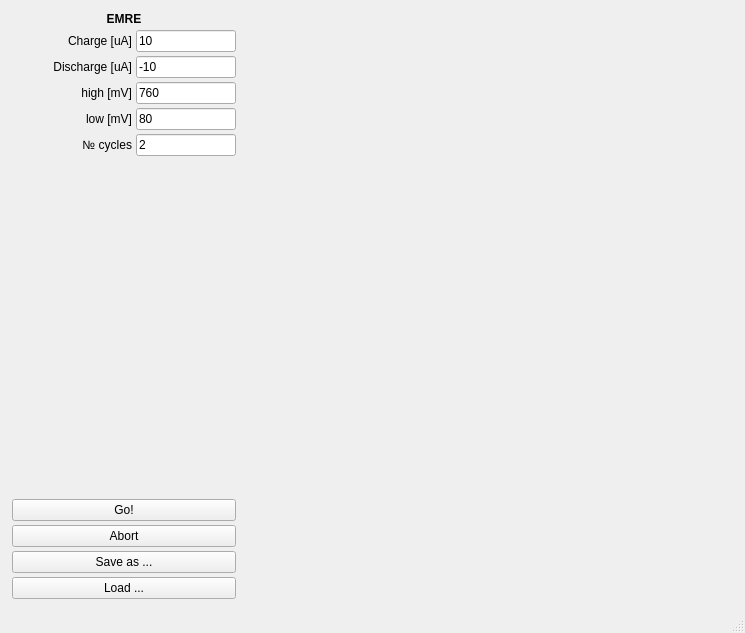
<?xml version="1.0" encoding="UTF-8"?>
<ui version="4.0">
 <class>MainWindow</class>
 <widget class="QMainWindow" name="MainWindow">
  <property name="geometry">
   <rect>
    <x>0</x>
    <y>0</y>
    <width>745</width>
    <height>633</height>
   </rect>
  </property>
  <property name="windowTitle">
   <string>CHG Utility</string>
  </property>
  <widget class="QWidget" name="centralwidget">
   <layout class="QGridLayout" name="gridLayout" rowstretch="0">
    <property name="leftMargin">
     <number>12</number>
    </property>
    <property name="topMargin">
     <number>12</number>
    </property>
    <property name="rightMargin">
     <number>12</number>
    </property>
    <property name="bottomMargin">
     <number>12</number>
    </property>
    <property name="spacing">
     <number>12</number>
    </property>
    <item row="0" column="0">
     <layout class="QHBoxLayout" name="horizontalLayout_2">
      <property name="sizeConstraint">
       <enum>QLayout::SetNoConstraint</enum>
      </property>
      <item>
       <layout class="QVBoxLayout" name="verticalLayout">
        <property name="spacing">
         <number>4</number>
        </property>
        <item>
         <widget class="QLabel" name="info_label">
          <property name="maximumSize">
           <size>
            <width>300</width>
            <height>16777215</height>
           </size>
          </property>
          <property name="font">
           <font>
            <weight>75</weight>
            <bold>true</bold>
           </font>
          </property>
          <property name="frameShape">
           <enum>QFrame::NoFrame</enum>
          </property>
          <property name="frameShadow">
           <enum>QFrame::Plain</enum>
          </property>
          <property name="text">
           <string>EMRE</string>
          </property>
          <property name="alignment">
           <set>Qt::AlignCenter</set>
          </property>
         </widget>
        </item>
        <item>
         <layout class="QHBoxLayout" name="horizontalLayout">
          <item>
           <widget class="QLabel" name="label_low">
            <property name="maximumSize">
             <size>
              <width>120</width>
              <height>16777215</height>
             </size>
            </property>
            <property name="text">
             <string>Charge [uA]</string>
            </property>
            <property name="alignment">
             <set>Qt::AlignRight|Qt::AlignTrailing|Qt::AlignVCenter</set>
            </property>
           </widget>
          </item>
          <item>
           <widget class="QLineEdit" name="chg_edit">
            <property name="maximumSize">
             <size>
              <width>100</width>
              <height>16777215</height>
             </size>
            </property>
            <property name="inputMask">
             <string/>
            </property>
            <property name="text">
             <string>10</string>
            </property>
           </widget>
          </item>
         </layout>
        </item>
        <item>
         <layout class="QHBoxLayout" name="horizontalLayout_5">
          <item>
           <widget class="QLabel" name="label_high">
            <property name="maximumSize">
             <size>
              <width>120</width>
              <height>16777215</height>
             </size>
            </property>
            <property name="text">
             <string>Discharge [uA]</string>
            </property>
            <property name="alignment">
             <set>Qt::AlignRight|Qt::AlignTrailing|Qt::AlignVCenter</set>
            </property>
           </widget>
          </item>
          <item>
           <widget class="QLineEdit" name="dcg_edit">
            <property name="maximumSize">
             <size>
              <width>100</width>
              <height>16777215</height>
             </size>
            </property>
            <property name="text">
             <string>-10</string>
            </property>
           </widget>
          </item>
         </layout>
        </item>
        <item>
         <layout class="QHBoxLayout" name="horizontalLayout_8">
          <item>
           <widget class="QLabel" name="nscans_label">
            <property name="maximumSize">
             <size>
              <width>120</width>
              <height>16777215</height>
             </size>
            </property>
            <property name="frameShape">
             <enum>QFrame::NoFrame</enum>
            </property>
            <property name="text">
             <string>high [mV]</string>
            </property>
            <property name="alignment">
             <set>Qt::AlignRight|Qt::AlignTrailing|Qt::AlignVCenter</set>
            </property>
           </widget>
          </item>
          <item>
           <widget class="QLineEdit" name="high_edit">
            <property name="maximumSize">
             <size>
              <width>100</width>
              <height>16777215</height>
             </size>
            </property>
            <property name="text">
             <string>760</string>
            </property>
           </widget>
          </item>
         </layout>
        </item>
        <item>
         <layout class="QHBoxLayout" name="horizontalLayout_9">
          <item>
           <widget class="QLabel" name="rate_label">
            <property name="maximumSize">
             <size>
              <width>120</width>
              <height>16777215</height>
             </size>
            </property>
            <property name="text">
             <string>low [mV]</string>
            </property>
            <property name="alignment">
             <set>Qt::AlignRight|Qt::AlignTrailing|Qt::AlignVCenter</set>
            </property>
           </widget>
          </item>
          <item>
           <widget class="QLineEdit" name="low_edit">
            <property name="maximumSize">
             <size>
              <width>100</width>
              <height>16777215</height>
             </size>
            </property>
            <property name="text">
             <string>80</string>
            </property>
           </widget>
          </item>
         </layout>
        </item>
        <item>
         <layout class="QHBoxLayout" name="horizontalLayout_3">
          <item>
           <widget class="QLabel" name="label">
            <property name="maximumSize">
             <size>
              <width>120</width>
              <height>16777215</height>
             </size>
            </property>
            <property name="text">
             <string>№ cycles</string>
            </property>
            <property name="alignment">
             <set>Qt::AlignRight|Qt::AlignTrailing|Qt::AlignVCenter</set>
            </property>
           </widget>
          </item>
          <item>
           <widget class="QLineEdit" name="ncycles_edit">
            <property name="maximumSize">
             <size>
              <width>100</width>
              <height>16777215</height>
             </size>
            </property>
            <property name="inputMask">
             <string/>
            </property>
            <property name="text">
             <string>2</string>
            </property>
           </widget>
          </item>
         </layout>
        </item>
        <item>
         <spacer name="verticalSpacer">
          <property name="orientation">
           <enum>Qt::Vertical</enum>
          </property>
          <property name="sizeHint" stdset="0">
           <size>
            <width>20</width>
            <height>40</height>
           </size>
          </property>
         </spacer>
        </item>
        <item>
         <widget class="QPushButton" name="go_button">
          <property name="maximumSize">
           <size>
            <width>500</width>
            <height>16777215</height>
           </size>
          </property>
          <property name="text">
           <string>Go!</string>
          </property>
         </widget>
        </item>
        <item>
         <widget class="QPushButton" name="abort_button">
          <property name="maximumSize">
           <size>
            <width>500</width>
            <height>16777215</height>
           </size>
          </property>
          <property name="text">
           <string>Abort</string>
          </property>
         </widget>
        </item>
        <item>
         <widget class="QPushButton" name="save_button">
          <property name="maximumSize">
           <size>
            <width>500</width>
            <height>16777215</height>
           </size>
          </property>
          <property name="text">
           <string>Save as ...</string>
          </property>
         </widget>
        </item>
        <item>
         <widget class="QPushButton" name="load_button">
          <property name="maximumSize">
           <size>
            <width>500</width>
            <height>16777215</height>
           </size>
          </property>
          <property name="text">
           <string>Load ...</string>
          </property>
         </widget>
        </item>
       </layout>
      </item>
      <item>
       <layout class="QHBoxLayout" name="horizontalLayout_4">
        <item>
         <layout class="QVBoxLayout" name="verticalLayout_CV_plotter">
          <item>
           <widget class="QWidget" name="CV_plotter_widget" native="true">
            <property name="minimumSize">
             <size>
              <width>480</width>
              <height>0</height>
             </size>
            </property>
           </widget>
          </item>
         </layout>
        </item>
       </layout>
      </item>
     </layout>
    </item>
   </layout>
  </widget>
  <widget class="QMenuBar" name="menubar">
   <property name="geometry">
    <rect>
     <x>0</x>
     <y>0</y>
     <width>745</width>
     <height>22</height>
    </rect>
   </property>
  </widget>
  <widget class="QStatusBar" name="statusbar"/>
 </widget>
 <resources/>
 <connections/>
</ui>
